Frame 1 (no input): blank canvas, image omitted
Frame 60 (the mouse pressed at the canvas centre just before this capture): blank canvas, image omitted
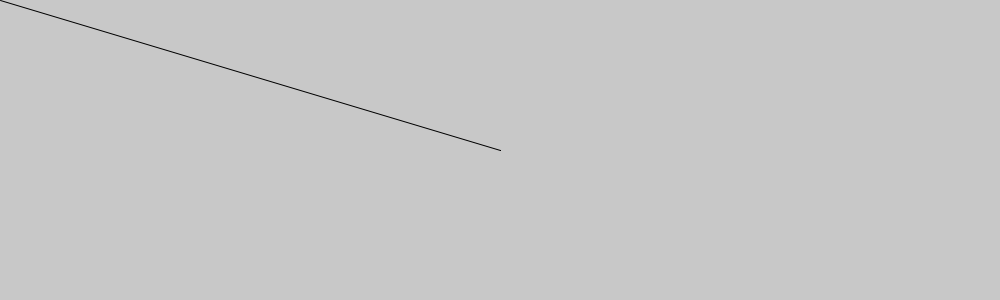
Frame 120 (the mouse held since frame 60 and released just before this capture)

The Processing sketch whose frames 1 and 60 were blank and that drew this single picture after the mouse press (run headless with seeded random() and noise(); from frame 60 on, the mouse is pressed at the canvas centre):

// Processing sketch: ejercicio_3
// ── ejercicio_3.pde
//plantilla para resolver ejercicios
void setup(){
  size(1000,300);
  background(200);
}

void draw(){
 if (mouseX >= width/2){
   line(mouseX,mouseY,pmouseX,pmouseY);
 } 
}
